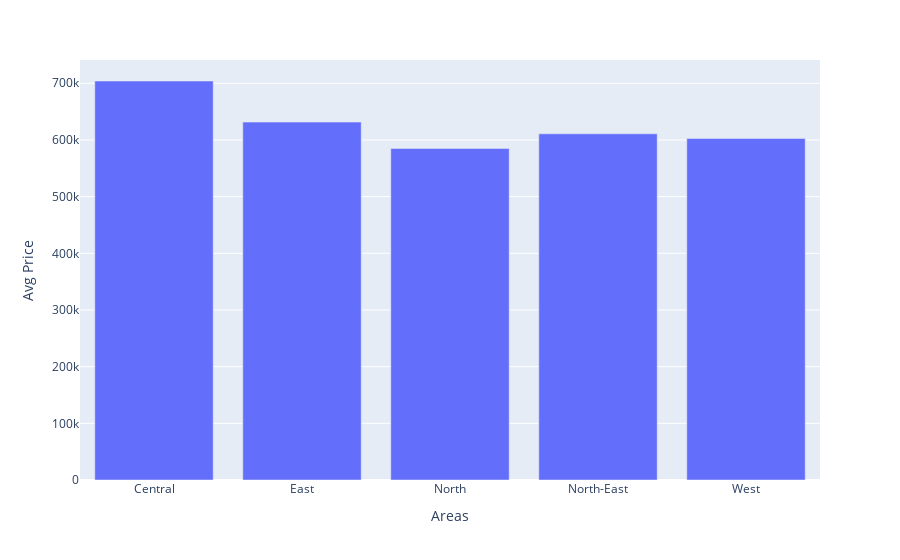

Notebook cell for this chart:
### Code cell
area_prop = df["Area"].unique()
area_prop.sort()
avg_price = []
for area in area_prop:
    avg_price.append(mean(df[df["Area"] == area]["price"]))
details = {
    'Areas' : area_prop,
    'Avg Price' : avg_price,
}
  
area_df = pd.DataFrame(details, columns = ['Areas', 'Avg Price'])
px.bar(area_df, x = "Areas", y = "Avg Price").show()

### Figure 1 — Plotly figure (JSON) as saved in the notebook; plotly's stock layout.template omitted (floating-point values rounded to 4 significant figures)
{"data": [{"alignmentgroup": "True", "hovertemplate": "Areas=%{x}<br>Avg Price=%{y}<extra></extra>", "legendgroup": "", "marker": {"color": "#636efa", "pattern": {"shape": ""}}, "name": "", "offsetgroup": "", "orientation": "v", "showlegend": false, "textposition": "auto", "type": "bar", "x": ["Central", "East", "North", "North-East", "West"], "xaxis": "x", "y": [704000.0, 631500.0, 585000.0, 610800.0, 602600.0], "yaxis": "y"}], "layout": {"barmode": "relative", "legend": {"tracegroupgap": 0}, "margin": {"t": 60}, "xaxis": {"anchor": "y", "domain": [0, 1], "title": {"text": "Areas"}}, "yaxis": {"anchor": "x", "domain": [0, 1], "title": {"text": "Avg Price"}}}}
